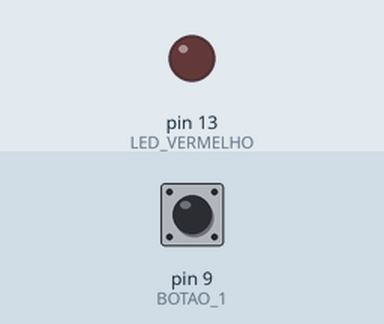
This sketch was run on a simulated Arduino Uno, built with avr-gcc and run on an emulated ATmega328P. Shown: output pins drawn as LEDs (lit = HIGH). Dashed ring = blinking. The inputs (shaded band) are chosen by the test bench; at power-on: pin 9 (BOTAO_1) HIGH.

Above: at 1.2 s.
1.3 s: pin 9 (BOTAO_1) pulled LOW for 1 s
At 1.55 s:
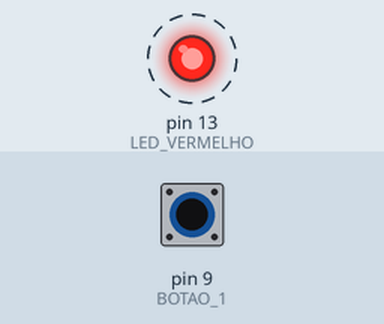
4.3 s: pin 9 (BOTAO_1) pulled LOW for 3.2 s
At 8.2 s:
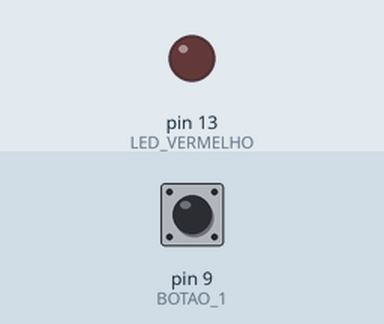
Timing chart, 0 to 9.7 s (numbered marks = the images above; inputs shaded):
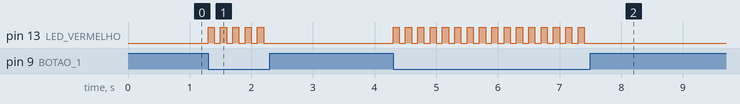

The sketch:

atividade2_hello_back_1.ino
```cpp
# define LED_VERMELHO 13 // Pino do LED
# define BOTAO_1 9 // Pino do botao
void setup () {
pinMode ( LED_VERMELHO , OUTPUT ) ; // LED_VERMELHO como s a Ã d a
pinMode ( BOTAO_1 , INPUT_PULLUP ) ; // BOTAO_1 como entrada
digitalWrite ( LED_VERMELHO , LOW) ;
}
// the loop routine runs over and over again forever :
void loop () {
while ( digitalRead ( BOTAO_1 ) == HIGH ) ;
digitalWrite ( LED_VERMELHO , ( digitalRead ( LED_VERMELHO ) + 1) %2) ;
delay (100) ;
}
```

Measured:
- after the input at 1.3 s, pin 13 (LED_VERMELHO): alternates HIGH for 0.10 s and LOW for 0.10 s, 10 changes in all, then stays LOW, starting at once
- after the input at 4.3 s, pin 13 (LED_VERMELHO): alternates HIGH for 0.10 s and LOW for 0.10 s, 32 changes in all, then stays LOW, starting at once
